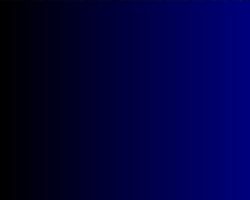
Frame 1 (no input)
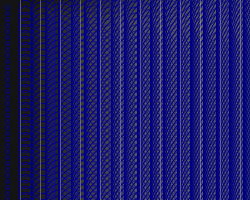
Frame 60 (the mouse pressed at the canvas centre just before this capture)
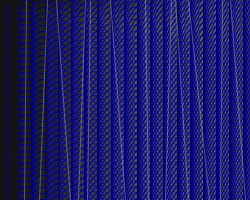
Frame 120 (the mouse held since frame 60 and released just before this capture)

The Processing sketch that drew these frames (run headless with seeded random() and noise(); from frame 60 on, the mouse is pressed at the canvas centre):

// Processing sketch: processing_91212
// ── processing_91212.pde

//hw 8
//copyright jingjing chen jingjin1@andrew.cmu.edu

float bacColor = 0;

void setup( )
{
  size ( 250,200 );
  smooth( );
}

void draw( )
{
  background(20);
  absDraw( );
  lineDance( );
  bacColor( );
}

void absDraw( )
{
  fill( 100,10 );
  for ( int x=5 ; x < width ; x+=12 )
  {
    for( int y=5; y < height; y+=4 )
    {
      ellipse( 1.5*x, 1.5*y, 0.8*x, 0.8*x );
    }
  }
}

void lineDance( )
{ 
  pushStyle();
  stroke( 200,100 );
  for ( int x = 20; x<width; x+=20)
  {
    if ( mouseX<=0.5*width )
    {
      float mx = mouseX/10.0;
      float offsetA = random(-mx,mx);
      float offsetB = random(-mx,mx);
      line(x+offsetA, 0, x + offsetB, height);
    }

  else if( mouseX > 0.5*width )
  {
    float mx = -0.1 * mouseX+24;
    float offsetA = random( -mx,mx );
    float offsetB = random( -mx,mx );
    line(x+offsetA, 0, x + offsetB, height);
    }
  }    
  popStyle( );
}

void bacColor( )
{
  while( bacColor < 255 )
  {
    stroke( 0, 0, bacColor/2 );
    line( bacColor, 0, bacColor, width );
    bacColor++;
  }
}

void keyPressed ( )
{
  if (key == ' ') 
  {
    background( 0 );
    fill( #FFDB0A );
    ellipse ( width/2, height/2, width/4, width/4 );
  }
}
